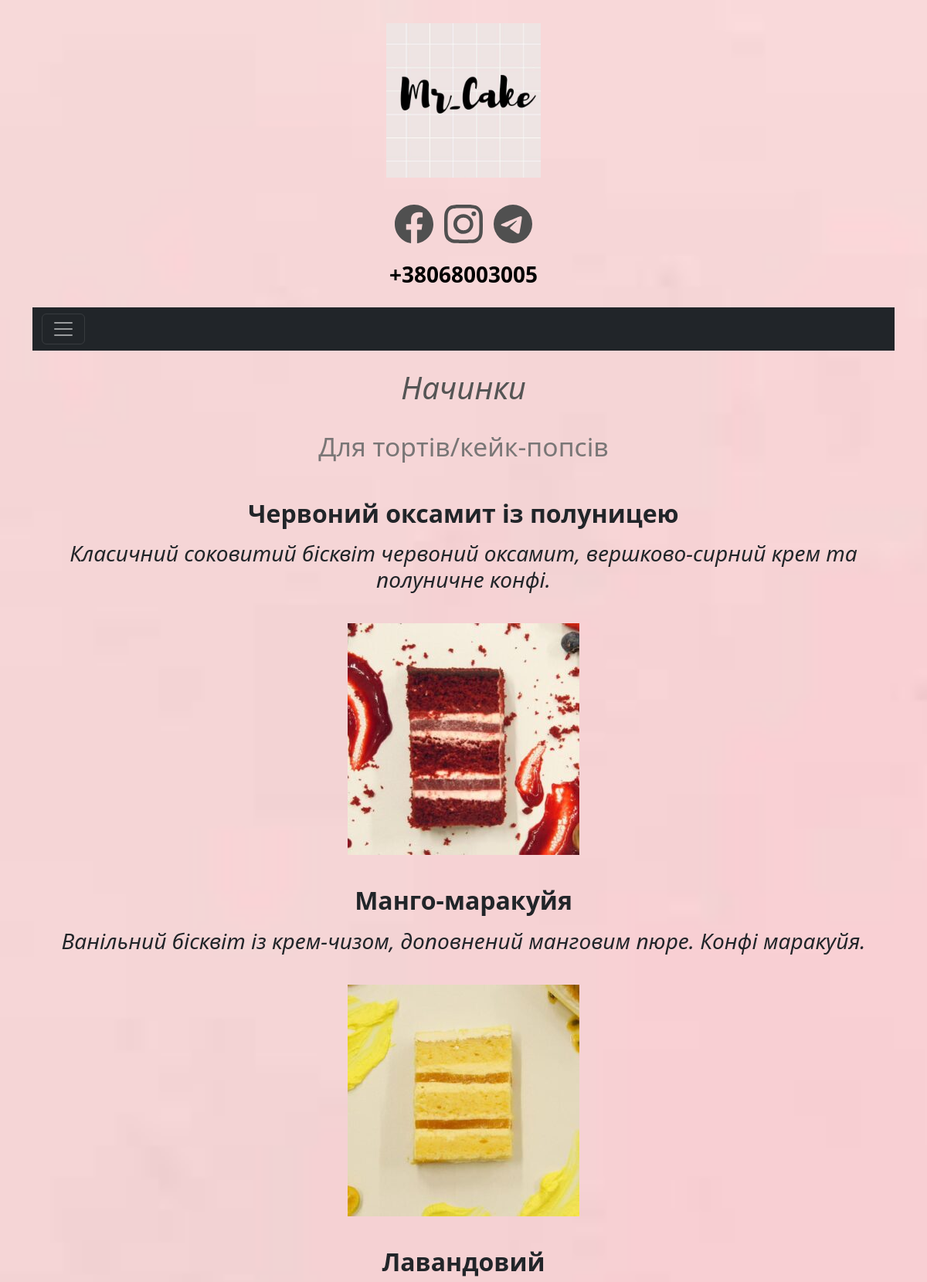
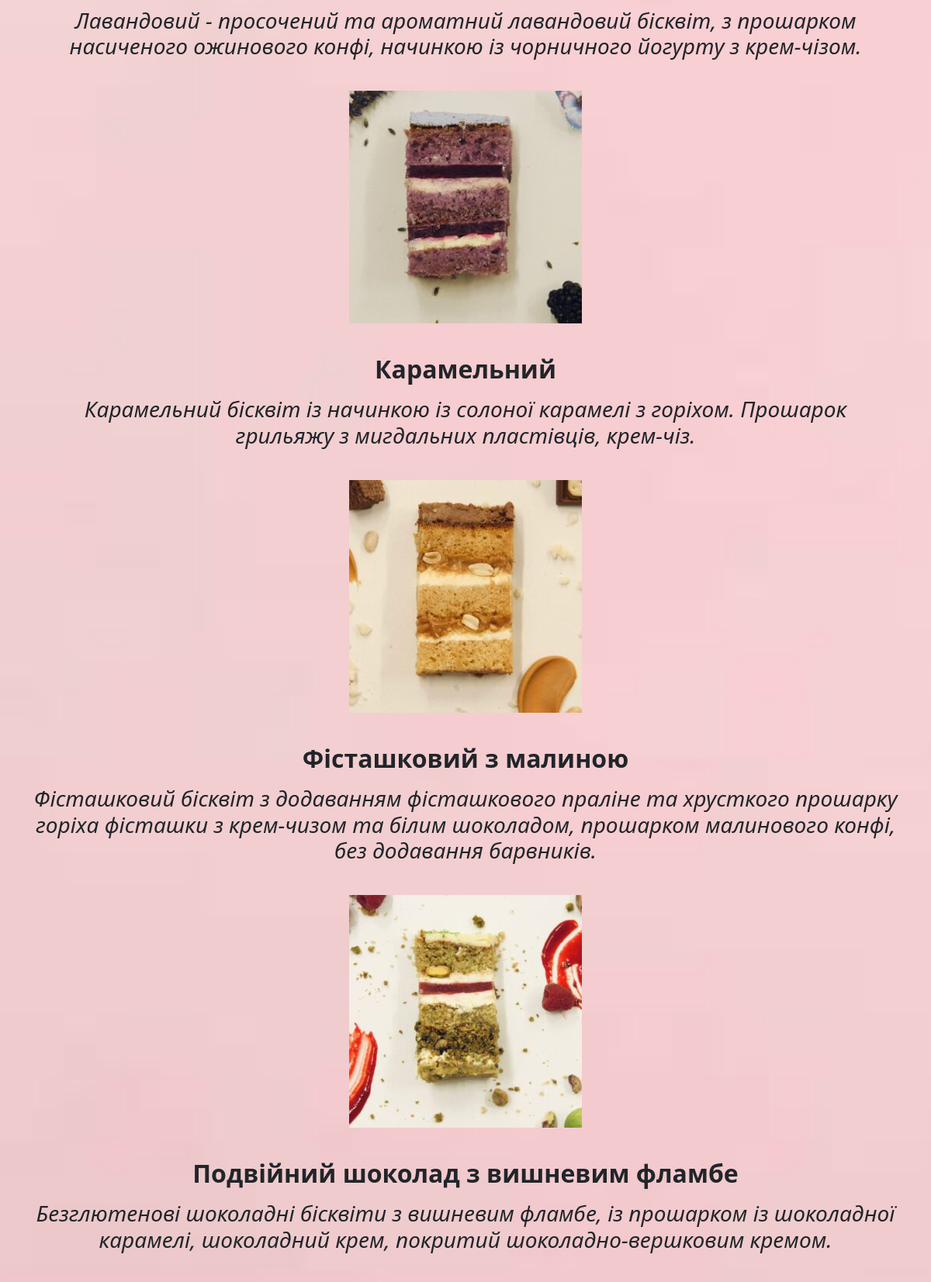
The app's page /mr_cake/cake_filling/ (upper part) with its own data (2 pictures, top to bottom).
### cake/models.py (models this page shows, shortened)
class Filling(models.Model): #модель начинки товару#
    image = models.ImageField(upload_to=upload_location,
                              null=True,
                              blank=True,
                              height_field='height_field',
                              width_field='width_field') #картинка начинки#
    height_field = models.IntegerField(default=0) #висота за замовчуванням картинки#
    width_field = models.IntegerField(default=0) #ширина за замовчуванням картинки#
    name = models.CharField(max_length=100) #назва начинки#
    description = models.TextField() #опис начинки без обмежень до к-сті символів#
    type = models.CharField(max_length=30, choices=type_filling(), default='')  # категорія начинки#

### cake/views.py (the view)
# urls.py: path('cake_filling/', page_filling, name='page_filling'),
def page_filling(request): #сторінка про начинки#
    queryset = Filling.objects.all()
    context = {
        'title': 'Fillings',
        'objects_list_cake': queryset.filter(type='Торти/Поп-кейки'),
        'objects_list_macaroons': queryset.filter(type='Макаруни')
    }
    return render(request, 'page_filling.html', context)

### templates/page_filling.html (shortened to what this page needs)
{% extends 'base.html' %}
{% load static %}
{% block content %}
        <nav class="navbar navbar-dark bg-dark">
            <div class="container-fluid">
                <button class="navbar-toggler" type="button" data-bs-toggle="collapse" data-bs-target="#navbarToggleExternalContent" aria-controls="navbarToggleExternalContent" aria-expanded="false" aria-label="Toggle navigation">
                    <span class="navbar-toggler-icon"></span>
                </button>
            </div>
        </nav><br>
    <h1 style="color: #555555"><center><i>Начинки</i></center></h1><br>
    <center><h3><big style="color: #797676">Для тортів/кейк-попсів</big></h3></center><br>
    {% for object in objects_list_cake %}
        <div style="text-align: center;">
            <p><h2><b>{{ object.name}}</b></h2></p>
            <p></p><h3><i>{{ object.description }}</i></h3></p>
            <br>
            {% if object.image %}
                <img src="{{ object.image.url }}"  alt="Image"  style="max-width: 100%; max-height: 100%;">
            {% endif %}
            <br>
            <br>
        </div>
    {% endfor %}
    <br>
    <br>
    <center><h3><big style="color: #797676">Для макарунів</big></h3></center><br>
{% endblock content %}

### records on screen
Filling: name "Червоний оксамит із полуницею", description "Класичний соковитий бісквіт червоний оксамит, вершково-сирний крем та полуничне конфі.", image (picture)
Filling: name "Манго-маракуйя", description "Ванільний бісквіт із крем-чизом, доповнений манговим пюре. Конфі маракуйя.", image (picture)
Filling: name "Лавандовий", description "Лавандовий - просочений та ароматний лавандовий бісквіт, з прошарком насиченого ожинового конфі, начинкою із чорничного йогурту з крем-чізом.", image (picture)
Filling: name "Карамельний", description "Карамельний бісквіт із начинкою із солоної карамелі з горіхом. Прошарок грильяжу з мигдальних пластівців, крем-чіз.", image (picture)
Filling: name "Фісташковий з малиною", description "Фісташковий бісквіт з додаванням фісташкового праліне та хрусткого прошарку горіха фісташки з крем-чизом та білим шоколадом, прошарком малинового конфі, без додавання барвників.", image (picture)
Filling: name "Подвійний шоколад з вишневим фламбе", description "Безглютенові шоколадні бісквіти з вишневим фламбе, із прошарком із шоколадної карамелі, шоколадний крем, покритий шоколадно-вершковим кремом."
